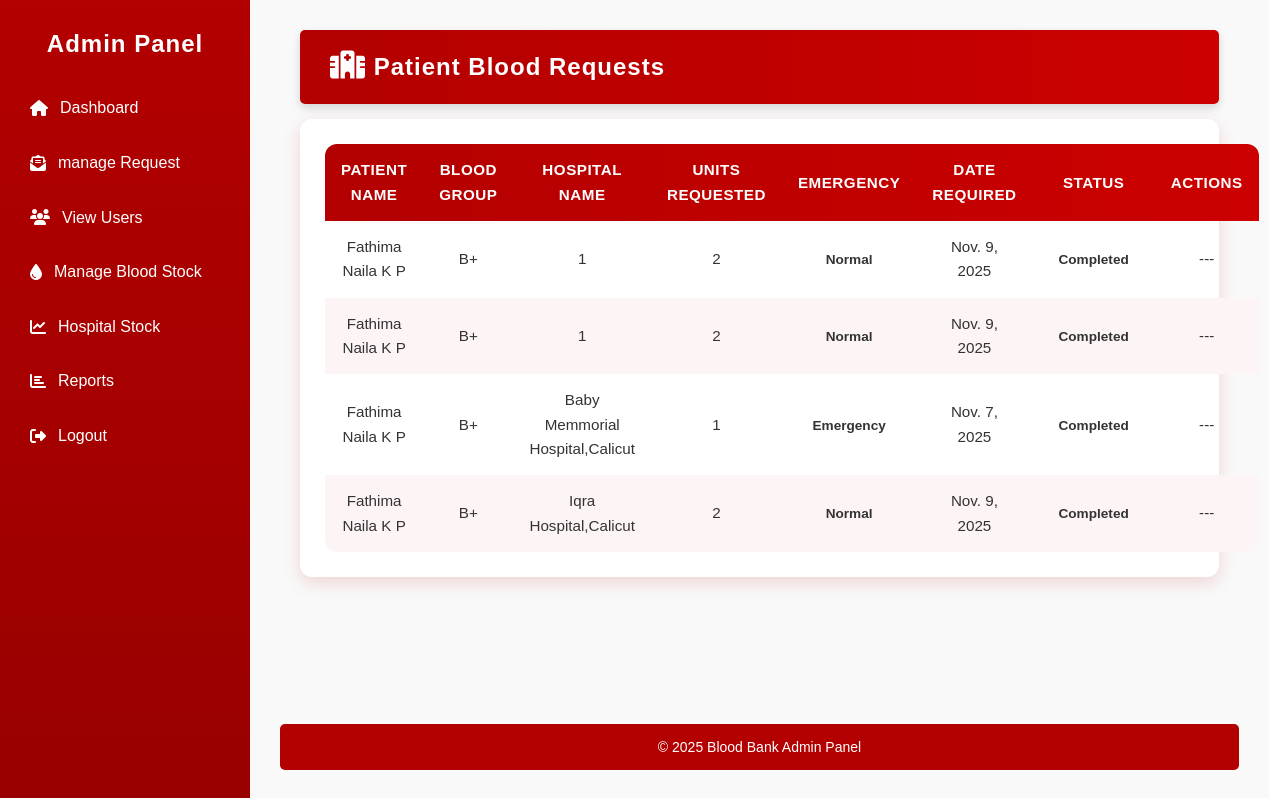
Before: /adminpanel/patient_requests/ (signed in) with the older database file.
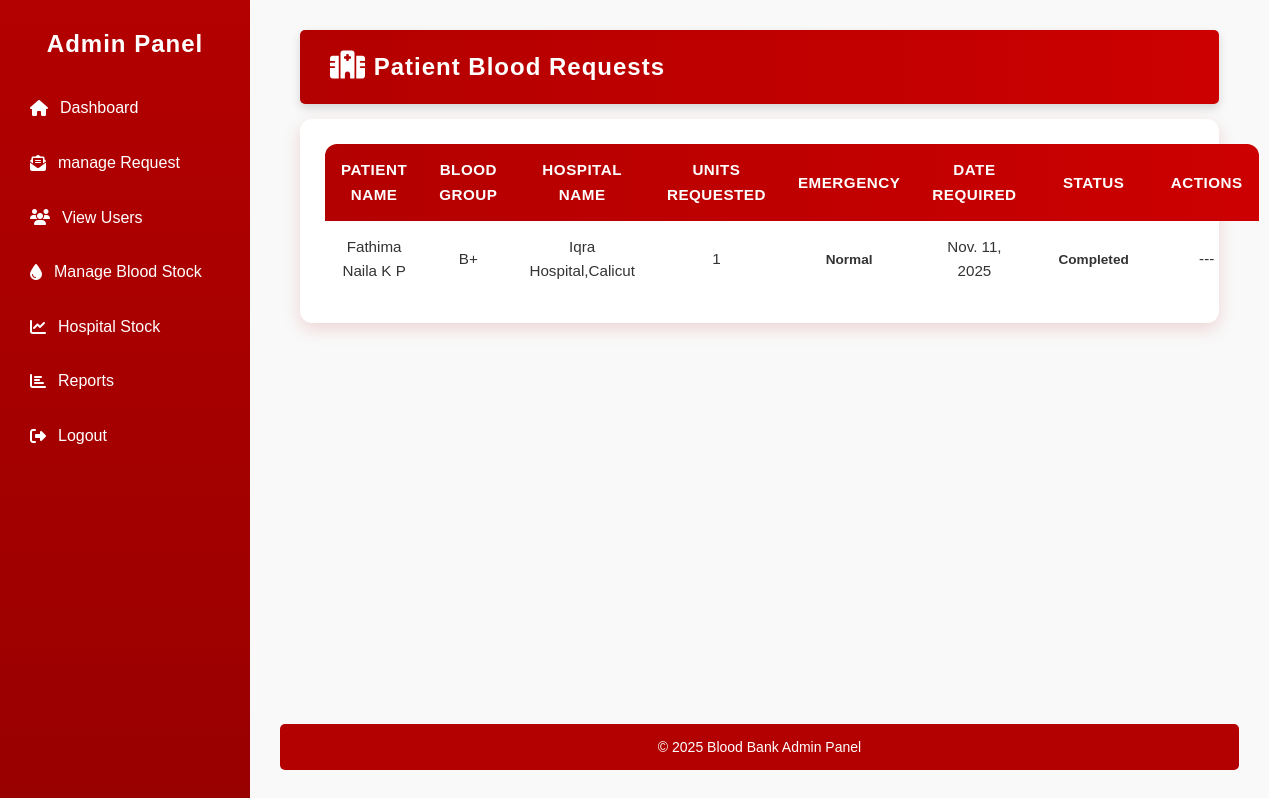
After: the same page with the newer database file.
### BB_app/models.py (models this page shows, shortened)
class PatientBloodRequest(models.Model):
    patient = models.ForeignKey(PatientProfile, on_delete=models.CASCADE)
    units_Requested = models.PositiveIntegerField()
    hospital_Name = models.CharField(max_length=40)
    date_Required = models.DateField()
    is_Emergency = models.BooleanField(default=False)
    request_date = models.DateTimeField(auto_now_add=True)
    status_choices = [('Pending','Pending'),('Approved','Approved'),('Rejected','Rejected'),('Completed', 'Completed'),('Expired', 'Expired'),]
    status = models.CharField(max_length=10, choices=status_choices, default='Pending')

class PatientProfile(models.Model):
    user = models.OneToOneField(User, on_delete=models.CASCADE)
    full_name = models.CharField(max_length=100)
    age = models.PositiveIntegerField()
    gender = models.CharField(max_length=10, choices=[('Male','Male'),('Female','Female'),('Other','Other')])
    blood_group = models.CharField(max_length=3, choices=[('A+','A+'),('A-','A-'),('B+','B+'),('B-','B-'),
                                                                 ('O+','O+'),('O-','O-'),('AB+','AB+'),('AB-','AB-')])
    contact_number = models.CharField(max_length=15)
    email = models.EmailField()
    address = models.TextField()
    hospital_name = models.CharField(max_length=100, blank=True, null=True)
    disease_condition = models.TextField(blank=True, null=True)
    notes = models.TextField(blank=True, null=True)
    prescription = models.FileField(upload_to='prescriptions/', blank=True, null=True)

### BB_app/views.py (the view)
# urls.py: path('adminpanel/patient_requests/', views.patient_requests, name='patient_requests'),
@login_required
def patient_requests(request):
    requests = PatientBloodRequest.objects.all()
    today = timezone.now().date()
    for req in requests:
        if req.status == 'Approved' and req.date_Required < today:
            req.status = 'Completed'
            req.save()
        elif req.status == 'Pending' and req.date_Required < today:
            req.status = 'Expired'
            req.save()
    return render(request, "admin_patient_requests.html", {"requests": requests})

### BB_app/templates/admin_patient_requests.html (shortened to what this page needs)
{% extends 'admin_master.html' %}
{% load static %}
{% block content %}
<div class="container mt-5">
  <div class="card shadow-lg p-4">
    <div class="dashboard-header mb-4 text-center">
      <h2><i class="fa fa-hospital text-danger"></i> Patient Blood Requests</h2>
    </div>
    {% if requests %}
    <div class="table-responsive">
      <div class="card shadow-sm p-4 requests-card"> <table class="table table-bordered table-hover align-middle text-center" style="border-radius: 12px; overflow: hidden;"> <thead class="table-danger text-dark">
          <tr>
            <th>Patient Name</th>
            <th>Blood Group</th>
            <th>Hospital Name</th>
            <th>Units Requested</th>
            <th>Emergency</th>
            <th>Date Required</th>
            <th>Status</th>
            <th>Actions</th>
          </tr>
        </thead>
        <tbody>
          {% for req in requests %}
          <tr class="{% if req.is_Emergency %}table-danger{% elif req.status == 'Expired' %}table-secondary{% endif %}">
            <td>{{ req.patient.full_name }}</td>
            <td>{{ req.patient.blood_group }}</td>
            <td>{{ req.hospital_Name }}</td>
            <td>{{ req.units_Requested }}</td>
            <td>
              {% if req.is_Emergency %}
              <span class="badge bg-danger">Emergency</span>
              {% else %}
              <span class="badge bg-secondary">Normal</span>
              {% endif %}
            </td>
            <td>{{ req.date_Required }}</td>
            <td>
              {% if req.status == "Pending" %}
              <span class="badge bg-warning text-dark">Pending</span>
              {% elif req.status == "Approved" %}
              <span class="badge bg-success">Approved</span>
              {% elif req.status == "Completed" %}
              <span class="badge bg-secondary">Completed</span>
              {% elif req.status == "Expired" %}
              <span class="badge bg-danger">Expired</span>
              {% else %}
              <span class="badge bg-danger">Rejected</span>
              {% endif %}
            </td>
            <td>
              {% if req.status == 'Pending' %}
              <a href="{% url 'approve_request' req.id %}" class="btn btn-success btn-sm me-2">Approve</a>
              <a href="{% url 'reject_request' req.id %}"
                onclick="return confirm('Are you sure you want to reject this blood request? This action cannot be undone.')"
                class="btn btn-danger btn-sm">Reject</a>
              {% else %}
              ---
              {% endif %}
            </td>
          </tr>
          {% empty %}
          <tr>
            <td colspan="8" class="text-muted">No requests found.</td>
          </tr>
          {% endfor %}
        </tbody>
      </table>
    </div>
    </div>
    {% else %}
    <p class="text-center text-muted mt-3">No patient blood requests found.</p>
    {% endif %}
  </div>
</div>
{% endblock %}

### BB_app/templates/admin_master.html (shortened to what this page needs)
{% load static %}
<!DOCTYPE html>
<html lang="en">
<head>
  <link rel="stylesheet" href="{% static 'css/admin_dashboard.css' %}">
  <link rel="stylesheet" href="https://cdnjs.cloudflare.com/ajax/libs/font-awesome/6.4.0/css/all.min.css">
</head>
<body>
<div class="admin-wrapper">
  <div class="sidebar">
      <h3>Admin Panel</h3>
      <a href="{% url 'admin_dashboard' %}" class="{% if request.path == '/admin_dashboard/' %}active{% endif %}">
          <i class="fa fa-home"></i> Dashboard
      </a>
      <a href="{% url 'manage_request' %}" class="{% if request.path == '/manage_request/' %}active{% endif %}">
          <i class="fa fa-envelope-open-text"></i> manage Request
      <a href="{% url 'view_users' %}" class="{% if request.path == '/view_users/' %}active{% endif %}">
          <i class="fa fa-users"></i> View Users
      </a>
      <a href="{% url 'manage_stock_admin' %}" class="{% if request.path == '/manage_stock_admin/' %}active{% endif %}">
          <i class="fa fa-tint"></i> Manage Blood Stock
      </a>
      <a href="{% url 'admin_hospital_stock' %}" class="{% if request.path == '/admin_hospital_stock/' %}active{% endif %}">
          <i class="fas fa-chart-line"></i> Hospital Stock
      </a>
      <a href="{% url 'view_reports' %}" class="{% if request.path == '/view_reports/' %}active{% endif %}">
          <i class="fa fa-chart-bar"></i> Reports
      </a>
      <a href="{% url 'logout' %}" onclick="confirmLogout(event)">
          <i class="fa fa-sign-out-alt"></i> Logout
      </a>
  </div>
  <div class="main-content">
      {% block content %}{% endblock %}
      <footer class="admin_footer mt-5">
          <p>© 2025 Blood Bank Admin Panel</p>
      </footer>
  </div>
</div>
</body>
</html>

### BB_app/static/css/admin_dashboard.css (style rules this page uses)
* { margin: 0; padding: 0; box-sizing: border-box; font-family: "Poppins", sans-serif; }
body { background-color: #f9f9f9; color: #333; line-height: 1.6; scroll-behavior: smooth; }
.container { max-width: 1300px; margin: 0 auto; padding: 0 20px; width: 100%; }
.admin-wrapper { display: flex; min-height: 100vh; }
.sidebar { width: 250px; background: linear-gradient(180deg, #b30000, #990000); position: fixed; top: 0; left: 0; height: 100%; padding-top: 25px; }
.sidebar h3 { text-align: center; color: #fff; font-size: x-large; margin-bottom: 20px; font-weight: 600; letter-spacing: 1px; }
.sidebar a { display: flex; align-items: center; padding: 12px 20px; color: #fff; text-decoration: none; font-size: 16px; transition: all 0.3s; border-radius: 6px; margin: 5px 10px; }
.sidebar i { margin-right: 12px; font-size: 16px; }
.main-content { margin-left: 250px; padding: 30px; width: calc(100% - 250px); }
.dashboard-header { background: linear-gradient(90deg, #b30000, #cc0000); color: #fff; padding: 18px 30px; border-radius: 5px; display: flex; justify-content: space-between; align-items: center; box-shadow: 0 4px 10px rgba(0, 0, 0, 0.15); }
.dashboard-header h2 { margin: 0; font-weight: 600; letter-spacing: 1px; }
.dashboard-header i { font-size: 28px; }
.admin_footer p { text-align: center; background-color: #b30000; color: white; padding: 12px 0; font-size: 14px; border-radius: 5px; }
.main-content { display: flex; flex-direction: column; min-height: 100vh; }
.main-content > footer.admin_footer { margin-top: auto; }
.requests-card { border-radius: 12px; background: #fff; box-shadow: 0 6px 18px rgba(179, 0, 0, 0.15); padding: 25px; animation: fadeInUp 0.4s ease; margin-top: 15px; }
.requests-card .table { border-collapse: separate; border-spacing: 0; border-radius: 10px; overflow: hidden; width: 100%; margin: 0; font-size: 0.95rem; }
.requests-card thead { background: linear-gradient(90deg, #b30000, #cc0000); color: white; text-transform: uppercase; letter-spacing: 0.5px; }
.requests-card th, .requests-card td { padding: 14px 16px; text-align: center; vertical-align: middle; }
.badge { padding: 6px 10px; border-radius: 6px; font-size: 0.85rem; font-weight: 600; }

Changed rows visible on the page:
removed PatientBloodRequest: patient.full_name "Fathima Naila K P", patient.blood_group "B+", hospital_Name "1", units_Requested "2", is_Emergency "Normal", date_Required "Nov. 9, 2025", status "Completed"
removed PatientBloodRequest: patient.full_name "Fathima Naila K P", patient.blood_group "B+", hospital_Name "1", units_Requested "2", is_Emergency "Normal", date_Required "Nov. 9, 2025", status "Completed"
removed PatientBloodRequest: patient.full_name "Fathima Naila K P", patient.blood_group "B+", hospital_Name "Baby Memmorial Hospital,Calicut", units_Requested "1", is_Emergency "Emergency", date_Required "Nov. 7, 2025", status "Completed"
removed PatientBloodRequest: patient.full_name "Fathima Naila K P", patient.blood_group "B+", hospital_Name "Iqra Hospital,Calicut", units_Requested "2", is_Emergency "Normal", date_Required "Nov. 9, 2025", status "Completed"
added PatientBloodRequest: patient.full_name "Fathima Naila K P", patient.blood_group "B+", hospital_Name "Iqra Hospital,Calicut", units_Requested "1", is_Emergency "Normal", date_Required "Nov. 11, 2025", status "Completed"
